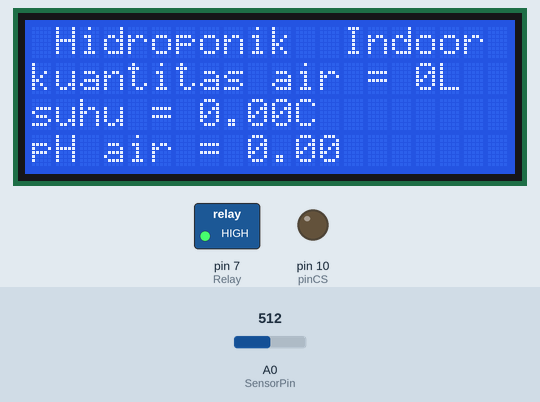
Recording of a sketch running on a simulated Arduino Uno, built with avr-gcc and run on an emulated ATmega328P. Shown: 20×4 character LCD, switched loads named in the sketch (green lamp = pin HIGH), output pins drawn as LEDs (lit = HIGH). Inputs (shaded band) come from the test bench; at power-on: A0 (SensorPin) = 512. The local clock reads 2024-03-15 10:24:30 at power-on unless the sketch sets it; storage starts empty; what the sketch prints to the serial monitor is not drawn.

Above: at 1.2 s.
1.3 s: A0 (SensorPin) set to 716
At 5.2 s:
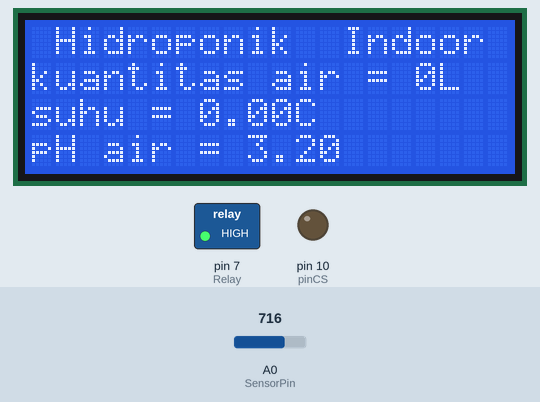
5.6 s: A0 (SensorPin) set to 900
At 8.2 s:
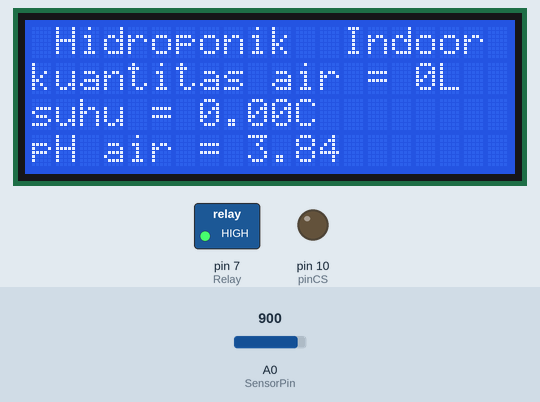
9.9 s: A0 (SensorPin) set to 1023
At 12.7 s:
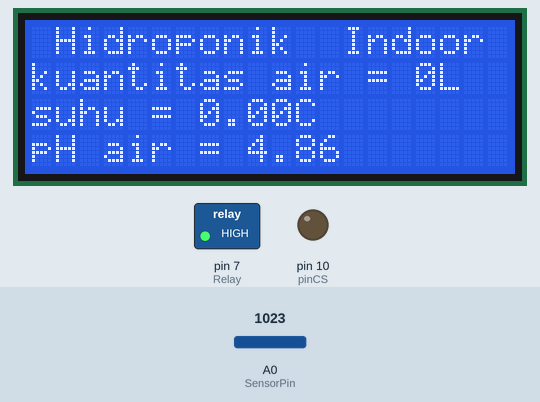
Timing chart, 0 to 14.2 s (numbered marks = the images above; inputs shaded):
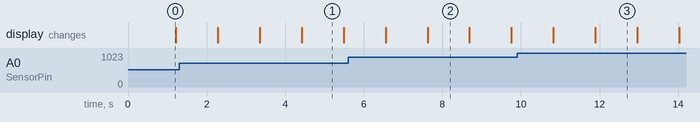

Measured:
- what the display in image 1 shows lasts 1.1 s, from 4.4 s to 5.5 s

The sketch:

pengirim_kurang_relay.ino
```cpp
#include <SD.h>
#include <SPI.h>
#include <Ultrasonic.h>
#include <DS3231.h>
#include <Wire.h>
#include <LiquidCrystal_I2C.h>
#include <LCD.h>
#include "DHT.h"
#define DHTPIN 2
#define DHTTYPE DHT22
#define SensorPin A0
#define samplingInterval 20
#define printInterval 800
#define ArrayLenth  40    //times of collection
int pHArray[ArrayLenth];   //Store the average value of the sensor feedback
int pHArrayIndex=0;
static float pHValue,voltage;


File myFile;

DHT dht(DHTPIN, DHTTYPE);

int Relay = 7;
const int echoPin = 8;
const int trigPin = 9;
int pinCS = 10;

LiquidCrystal_I2C lcd(0x27,2,1,0,4,5,6,7,3, POSITIVE);

DS3231  rtc(SDA, SCL);
Time t;
float temperature, lembab, pH;
int duration, jarak;

const int OnHour = 17;
const int OnMin = 00;
const int OffHour = 17;
const int OffMin = 02;

void setup() {
  Serial.begin(115200);
  rtc.begin();
  dht.begin();
  lcd.begin(20,4);
  lcd.backlight();
  pinMode(trigPin, OUTPUT); // Sets the trigPin as an Output
  pinMode(echoPin, INPUT); // Sets the echoPin as an Input
  pinMode(pinCS, OUTPUT);
  pinMode(Relay, OUTPUT);
  digitalWrite(Relay, HIGH);
  if (SD.begin())
  {
    Serial.println("SD card is ready to use.");
  } else
  {
    Serial.println("SD card initialization failed");
    return;
  }
}

void loop(){

  static unsigned long samplingTime = millis();
  static unsigned long printTime = millis();
  if(millis()-samplingTime > samplingInterval)
  {
      pHArray[pHArrayIndex++]=analogRead(SensorPin);
      if(pHArrayIndex==ArrayLenth)pHArrayIndex=0;
      voltage = avergearray(pHArray, ArrayLenth)*5.0/1024;
      pHValue = 2.13121 * voltage + 2.66524;
      samplingTime=millis();
  }
  if(millis() - printTime > printInterval)   //Every 800 milliseconds, print a numerical, convert the state of the LED indicator
  {
    printTime=millis();
  }

  t = rtc.getTime();

  if(t.hour == OnHour && t.min == OnMin)
  {
  digitalWrite(Relay,LOW);
  }

  else if(t.hour == OffHour && t.min == OffMin)
  {
  digitalWrite(Relay,HIGH);
  }

  String minta = "";

  while(Serial.available()>0)
  {
    minta += char(Serial.read());
  }
  minta.trim();
  if(minta == "Meminta Data Dari Arduino...")
  {
    kirimdata();
  }

  //menunjukkan data di LCD
  tampilanlcd();

  //mengosongkan variabel minta dan waktu cek tiap sedetik
  minta = "";
  delay(1000);
}

void kirimdata(){
  temperature = dht.readTemperature();
  lembab = dht.readHumidity();
  bacajarak();
    //menyimpan data di microSD
  simpandata();
  String datakirim = String(jarak) + "#" + String(temperature) + "#" + String(pHValue);
  Serial.println(datakirim);
  }

void bacajarak(){
  digitalWrite(trigPin, LOW);
  delayMicroseconds(2);
  digitalWrite(trigPin, HIGH);
  delayMicroseconds(10);
  digitalWrite(trigPin, LOW);

  // Reads the echoPin, returns the sound wave travel time in microseconds
  duration = pulseIn(echoPin, HIGH);

  // Calculating the distance
  jarak = duration*0.034/2;
}

void tampilanlcd(){
  lcd.clear();
  lcd.setCursor(0, 0);
  lcd.print(" Hidroponik  Indoor");
  lcd.setCursor(0, 1);
  lcd.print("kuantitas air = ");
  lcd.print(jarak);
  lcd.print("L");
  lcd.setCursor(0, 2);
  lcd.print("suhu = ");
  lcd.print(temperature);
  lcd.print("C");
  lcd.setCursor(0, 3);
  lcd.print("pH air = ");
  lcd.print(pHValue);
}

void simpandata(){
    myFile = SD.open("HLOGGER.txt", FILE_WRITE);
  if (myFile) {
    myFile.print(rtc.getDOWStr());
    myFile.print(",");
    myFile.print(rtc.getDateStr());
    myFile.print(",");
    myFile.print(rtc.getTimeStr());
    myFile.print(",");
    myFile.print(jarak);
    myFile.print(",");
    myFile.print(temperature);
    myFile.print(",");
    myFile.println(pHValue);
    myFile.close(); // close the file
  }
}

double avergearray(int* arr, int number){
  int i;
  int max,min;
  double avg;
  long amount=0;
  if(number<=0){
    Serial.println("Error number for the array to avraging!/n");
    return 0;
  }
  if(number<5){   //less than 5, calculated directly statistics
    for(i=0;i<number;i++){
      amount+=arr[i];
    }
    avg = amount/number;
    return avg;
  }else{
    if(arr[0]<arr[1]){
      min = arr[0];max=arr[1];
    }
    else{
      min=arr[1];max=arr[0];
    }
    for(i=2;i<number;i++){
      if(arr[i]<min){
        amount+=min;        //arr<min
        min=arr[i];
      }else {
        if(arr[i]>max){
          amount+=max;    //arr>max
          max=arr[i];
        }else{
          amount+=arr[i]; //min<=arr<=max
        }
      }//if
    }//for
    avg = (double)amount/(number-2);
  }//if
  return avg;
}
```
